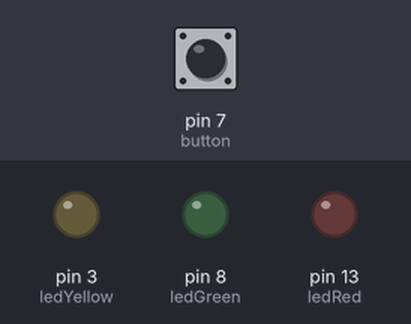
A sketch run on a simulated Arduino Uno, built with avr-gcc and run on an emulated ATmega328P. On the bench: output pins drawn as LEDs (lit = HIGH). Inputs (shaded band) come from the test bench; at power-on: pin 7 (button) LOW. What the sketch prints to the serial monitor is not drawn.

Above: at 2.8 s.
2.9 s: pin 7 (button) pulled HIGH for 1.2 s
At 3.4 s:
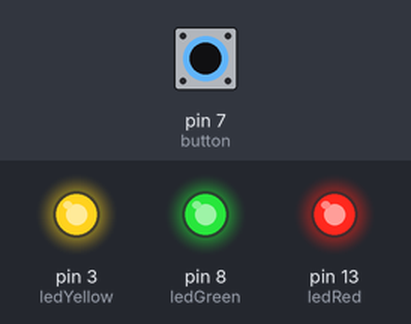
At 5.0 s:
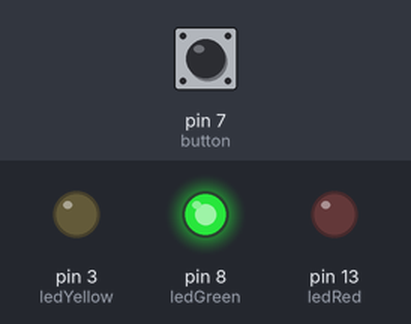
5.6 s: pin 7 (button) pulled HIGH for 1.2 s
At 6.4 s:
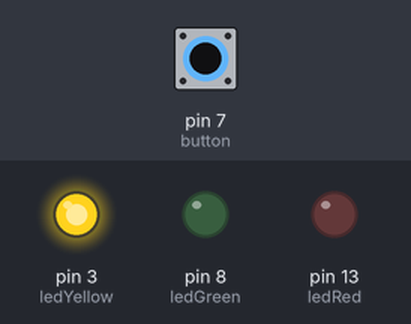
9.1 s: pin 7 (button) pulled HIGH for 3.2 s
Timing chart, 0 to 13.6 s (numbered marks = the images above; inputs shaded):
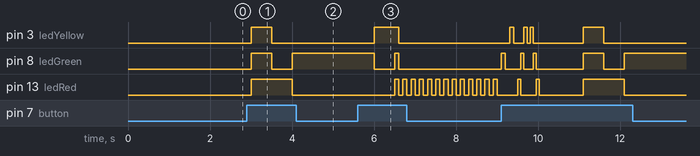

Measured:
- after the input at 2.9 s, pin 3 (ledYellow): LOW → HIGH after 0.10 s, → LOW 0.50 s later; pin 8 (ledGreen): LOW → HIGH after 0.10 s, → LOW 0.50 s later, → HIGH 0.50 s later; pin 13 (ledRed): LOW → HIGH after 0.10 s, → LOW 1.0 s later
- after the input at 5.6 s, pin 3 (ledYellow): LOW → HIGH after 0.40 s, → LOW 0.60 s later; pin 8 (ledGreen): HIGH → LOW after 0.40 s, → HIGH 0.50 s later, → LOW 0.10 s later; pin 13 (ledRed): alternates HIGH for 0.10 s and LOW for 0.10 s, starting after 0.90 s

The sketch:

desafio_push_button_melhorado.ino
```cpp
int ledRed = 13;
int ledGreen = 8;
int ledYellow = 3;
int button = 7;
int buttonState = 0;
int stateLeds = 0;
void setup() {
  pinMode(ledRed, OUTPUT);
  pinMode(ledGreen, OUTPUT);
  pinMode(ledYellow, OUTPUT);
  pinMode(button, INPUT);
}

enum LedStates {
  ALL = 1,
  ONLY_RED = 2,
  ONLY_GREEN = 3,
  ONLY_YELLOW = 4,
  BLINK_ALL = 5,
  ONLY_BLINK_RED = 6,
  ONLY_BLINK_GREEN = 7,
  ONLY_BLINK_YELLOW = 8,
  TRANSIENT = 9,
  INVERTED_TRANSIENT = 10
};


void loop() {
  buttonState = digitalRead(button);

  if(buttonState == HIGH){
    Serial.begin(9600);
    Serial.print(stateLeds);
    stateLeds++;
  }
  switch(stateLeds){
    case ALL:
       digitalWrite(ledRed, HIGH);
       digitalWrite(ledGreen, HIGH);
       digitalWrite(ledYellow, HIGH);
       delay(500);
       break;
    case ONLY_RED:
       digitalWrite(ledRed, HIGH);
       digitalWrite(ledGreen, LOW);
       digitalWrite(ledYellow, LOW);
       delay(500);
       break;
    case ONLY_GREEN:
       digitalWrite(ledRed, LOW);
       digitalWrite(ledGreen, HIGH);
       digitalWrite(ledYellow, LOW);
       delay(500);
       break;
    case ONLY_YELLOW:
       digitalWrite(ledRed, LOW);
       digitalWrite(ledGreen, LOW);
       digitalWrite(ledYellow, HIGH);
       delay(500);
       break;
    case BLINK_ALL:
         digitalWrite(ledRed, HIGH);
         digitalWrite(ledGreen, HIGH);
         digitalWrite(ledYellow, HIGH);
         delay(100);
         digitalWrite(ledRed, LOW);
         digitalWrite(ledGreen, LOW);
         digitalWrite(ledYellow, LOW);
         delay(100);
         break;
    case ONLY_BLINK_RED:
         digitalWrite(ledRed, HIGH);
         digitalWrite(ledGreen, LOW);
         digitalWrite(ledYellow, LOW);
         delay(100);
         digitalWrite(ledRed, LOW);
         delay(100);
         break;
    case ONLY_BLINK_GREEN:
         digitalWrite(ledGreen, HIGH);
         digitalWrite(ledRed, LOW);
         digitalWrite(ledYellow, LOW);
         delay(100);
         digitalWrite(ledGreen, LOW);
         delay(100);
         break;
    case ONLY_BLINK_YELLOW:
         digitalWrite(ledYellow, HIGH);
         digitalWrite(ledGreen, LOW);
         digitalWrite(ledRed, LOW);
         delay(100);
         digitalWrite(ledYellow, LOW);
         delay(100);
         break;
    case TRANSIENT:
        digitalWrite(ledRed, HIGH);
        delay(75);
        digitalWrite(ledRed, LOW);
        digitalWrite(ledGreen, HIGH);
        delay(75);
        digitalWrite(ledGreen, LOW);
        digitalWrite(ledYellow, HIGH);
        delay(75);
        digitalWrite(ledYellow, LOW);
        delay(75);
        break;
     case INVERTED_TRANSIENT:
        digitalWrite(ledYellow, HIGH);
        delay(75);
        digitalWrite(ledYellow, LOW);
        digitalWrite(ledGreen, HIGH);
        delay(75);
        digitalWrite(ledGreen, LOW);
        digitalWrite(ledRed, HIGH);
        delay(75);
        digitalWrite(ledRed, LOW);
        delay(75);
        break;
    default:
       delay(1000);
       stateLeds=0;
       digitalWrite(ledRed, LOW);
       digitalWrite(ledGreen, LOW);
       digitalWrite(ledYellow, LOW);
       break;
  }
}


void controllerLeds(){
  Serial.print("ola");

}

void incrementLedState(){

}
```
